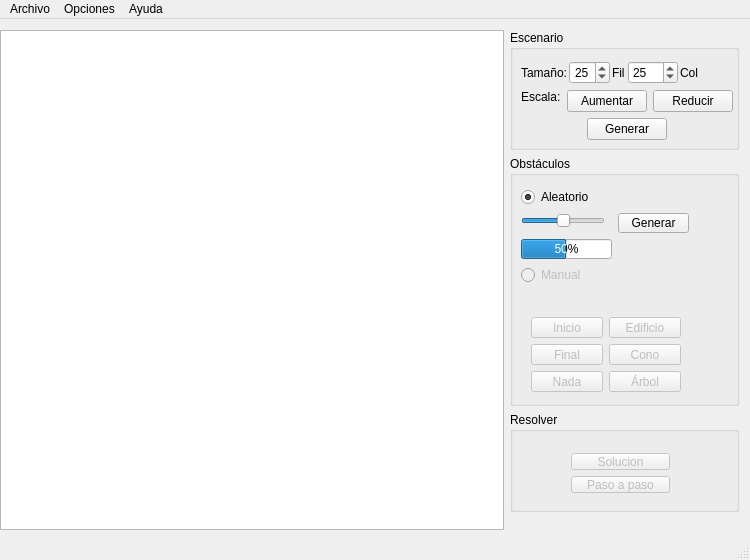
<?xml version="1.0" encoding="UTF-8"?>
<ui version="4.0">
 <class>MainWindow</class>
 <widget class="QMainWindow" name="MainWindow">
  <property name="geometry">
   <rect>
    <x>0</x>
    <y>0</y>
    <width>750</width>
    <height>560</height>
   </rect>
  </property>
  <property name="sizePolicy">
   <sizepolicy hsizetype="Fixed" vsizetype="Fixed">
    <horstretch>0</horstretch>
    <verstretch>0</verstretch>
   </sizepolicy>
  </property>
  <property name="minimumSize">
   <size>
    <width>750</width>
    <height>560</height>
   </size>
  </property>
  <property name="maximumSize">
   <size>
    <width>7500</width>
    <height>5600</height>
   </size>
  </property>
  <property name="windowTitle">
   <string>Inteligencia Artificial - Estrategias de Búsqueda</string>
  </property>
  <widget class="QWidget" name="centralWidget">
   <layout class="QHBoxLayout" name="horizontalLayout_2">
    <property name="leftMargin">
     <number>0</number>
    </property>
    <item>
     <widget class="QGraphicsView" name="gv_Mapa">
      <property name="sizePolicy">
       <sizepolicy hsizetype="Expanding" vsizetype="Expanding">
        <horstretch>0</horstretch>
        <verstretch>0</verstretch>
       </sizepolicy>
      </property>
      <property name="minimumSize">
       <size>
        <width>500</width>
        <height>500</height>
       </size>
      </property>
      <property name="interactive">
       <bool>false</bool>
      </property>
      <property name="sceneRect">
       <rectf>
        <x>0.000000000000000</x>
        <y>0.000000000000000</y>
        <width>0.000000000000000</width>
        <height>0.000000000000000</height>
       </rectf>
      </property>
      <property name="dragMode">
       <enum>QGraphicsView::NoDrag</enum>
      </property>
     </widget>
    </item>
    <item>
     <layout class="QFormLayout" name="form_Panel">
      <property name="fieldGrowthPolicy">
       <enum>QFormLayout::AllNonFixedFieldsGrow</enum>
      </property>
      <property name="leftMargin">
       <number>0</number>
      </property>
      <item row="1" column="0">
       <widget class="QGroupBox" name="group_Escenario">
        <property name="minimumSize">
         <size>
          <width>229</width>
          <height>120</height>
         </size>
        </property>
        <property name="maximumSize">
         <size>
          <width>16777215</width>
          <height>150</height>
         </size>
        </property>
        <property name="title">
         <string>Escenario</string>
        </property>
        <widget class="QWidget" name="verticalLayoutWidget_2">
         <property name="geometry">
          <rect>
           <x>0</x>
           <y>20</y>
           <width>279</width>
           <height>138</height>
          </rect>
         </property>
         <layout class="QVBoxLayout" name="verticalLayout_Escenario">
          <property name="sizeConstraint">
           <enum>QLayout::SetFixedSize</enum>
          </property>
          <item>
           <layout class="QHBoxLayout" name="horizontalLayout_Tamano">
            <property name="spacing">
             <number>2</number>
            </property>
            <item>
             <layout class="QHBoxLayout" name="horizontalLayout_FilCol">
              <property name="spacing">
               <number>2</number>
              </property>
              <property name="sizeConstraint">
               <enum>QLayout::SetMinimumSize</enum>
              </property>
              <item>
               <layout class="QHBoxLayout" name="horizontalLayout_Fil">
                <property name="spacing">
                 <number>2</number>
                </property>
                <property name="sizeConstraint">
                 <enum>QLayout::SetFixedSize</enum>
                </property>
                <item>
                 <widget class="QLabel" name="lbl_Tamano">
                  <property name="maximumSize">
                   <size>
                    <width>80</width>
                    <height>55</height>
                   </size>
                  </property>
                  <property name="text">
                   <string>Tamaño:</string>
                  </property>
                  <property name="alignment">
                   <set>Qt::AlignLeading|Qt::AlignLeft|Qt::AlignVCenter</set>
                  </property>
                 </widget>
                </item>
                <item>
                 <widget class="QSpinBox" name="spin_Filas">
                  <property name="maximumSize">
                   <size>
                    <width>50</width>
                    <height>27</height>
                   </size>
                  </property>
                  <property name="alignment">
                   <set>Qt::AlignCenter</set>
                  </property>
                  <property name="value">
                   <number>25</number>
                  </property>
                 </widget>
                </item>
                <item>
                 <widget class="QLabel" name="lbl_Fil">
                  <property name="maximumSize">
                   <size>
                    <width>60</width>
                    <height>27</height>
                   </size>
                  </property>
                  <property name="text">
                   <string>Fil</string>
                  </property>
                  <property name="alignment">
                   <set>Qt::AlignLeading|Qt::AlignLeft|Qt::AlignVCenter</set>
                  </property>
                 </widget>
                </item>
               </layout>
              </item>
              <item>
               <layout class="QHBoxLayout" name="horizontalLayout_Col">
                <property name="spacing">
                 <number>2</number>
                </property>
                <property name="sizeConstraint">
                 <enum>QLayout::SetFixedSize</enum>
                </property>
                <item>
                 <widget class="QSpinBox" name="spin_Columnas">
                  <property name="maximumSize">
                   <size>
                    <width>50</width>
                    <height>27</height>
                   </size>
                  </property>
                  <property name="value">
                   <number>25</number>
                  </property>
                 </widget>
                </item>
                <item>
                 <widget class="QLabel" name="lbl_Col">
                  <property name="maximumSize">
                   <size>
                    <width>60</width>
                    <height>27</height>
                   </size>
                  </property>
                  <property name="text">
                   <string>Col</string>
                  </property>
                  <property name="alignment">
                   <set>Qt::AlignLeading|Qt::AlignLeft|Qt::AlignVCenter</set>
                  </property>
                 </widget>
                </item>
               </layout>
              </item>
             </layout>
            </item>
           </layout>
          </item>
          <item>
           <layout class="QHBoxLayout" name="horizontalLayout_Escala">
            <item>
             <widget class="QLabel" name="lbl_Escala">
              <property name="text">
               <string>Escala:</string>
              </property>
              <property name="alignment">
               <set>Qt::AlignLeading|Qt::AlignLeft|Qt::AlignTop</set>
              </property>
             </widget>
            </item>
            <item>
             <widget class="QPushButton" name="btn_Aumentar">
              <property name="maximumSize">
               <size>
                <width>80</width>
                <height>27</height>
               </size>
              </property>
              <property name="text">
               <string>Aumentar</string>
              </property>
             </widget>
            </item>
            <item>
             <layout class="QVBoxLayout" name="verticalLayout_SetEscala">
              <item>
               <widget class="QPushButton" name="btn_Reducir">
                <property name="maximumSize">
                 <size>
                  <width>80</width>
                  <height>27</height>
                 </size>
                </property>
                <property name="text">
                 <string>Reducir</string>
                </property>
               </widget>
              </item>
             </layout>
            </item>
           </layout>
          </item>
          <item alignment="Qt::AlignHCenter">
           <widget class="QPushButton" name="btn_GenerarMapa">
            <property name="maximumSize">
             <size>
              <width>150</width>
              <height>16777215</height>
             </size>
            </property>
            <property name="text">
             <string>Generar</string>
            </property>
           </widget>
          </item>
         </layout>
        </widget>
       </widget>
      </item>
      <item row="2" column="0">
       <widget class="QGroupBox" name="group_Obstaculos">
        <property name="minimumSize">
         <size>
          <width>229</width>
          <height>250</height>
         </size>
        </property>
        <property name="maximumSize">
         <size>
          <width>229</width>
          <height>280</height>
         </size>
        </property>
        <property name="title">
         <string>Obstáculos</string>
        </property>
        <widget class="QWidget" name="layoutWidget">
         <property name="geometry">
          <rect>
           <x>10</x>
           <y>150</y>
           <width>172</width>
           <height>97</height>
          </rect>
         </property>
         <layout class="QHBoxLayout" name="horizontalLayout">
          <item>
           <layout class="QVBoxLayout" name="verticalLayout">
            <item>
             <widget class="QPushButton" name="btn_Inicio">
              <property name="enabled">
               <bool>false</bool>
              </property>
              <property name="minimumSize">
               <size>
                <width>50</width>
                <height>0</height>
               </size>
              </property>
              <property name="maximumSize">
               <size>
                <width>80</width>
                <height>16777215</height>
               </size>
              </property>
              <property name="styleSheet">
               <string notr="true"/>
              </property>
              <property name="text">
               <string>Inicio</string>
              </property>
              <property name="checkable">
               <bool>true</bool>
              </property>
             </widget>
            </item>
            <item>
             <widget class="QPushButton" name="btn_Final">
              <property name="enabled">
               <bool>false</bool>
              </property>
              <property name="maximumSize">
               <size>
                <width>80</width>
                <height>27</height>
               </size>
              </property>
              <property name="text">
               <string>Final</string>
              </property>
              <property name="checkable">
               <bool>true</bool>
              </property>
             </widget>
            </item>
            <item>
             <widget class="QPushButton" name="btn_Nada">
              <property name="enabled">
               <bool>false</bool>
              </property>
              <property name="maximumSize">
               <size>
                <width>80</width>
                <height>16777215</height>
               </size>
              </property>
              <property name="text">
               <string>Nada</string>
              </property>
              <property name="checkable">
               <bool>true</bool>
              </property>
              <property name="checked">
               <bool>false</bool>
              </property>
             </widget>
            </item>
           </layout>
          </item>
          <item>
           <layout class="QVBoxLayout" name="verticalLayout_2">
            <item>
             <widget class="QPushButton" name="btn_Edificio">
              <property name="enabled">
               <bool>false</bool>
              </property>
              <property name="maximumSize">
               <size>
                <width>80</width>
                <height>16777215</height>
               </size>
              </property>
              <property name="text">
               <string>Edificio</string>
              </property>
              <property name="checkable">
               <bool>true</bool>
              </property>
             </widget>
            </item>
            <item>
             <widget class="QPushButton" name="btn_Cono">
              <property name="enabled">
               <bool>false</bool>
              </property>
              <property name="maximumSize">
               <size>
                <width>80</width>
                <height>16777215</height>
               </size>
              </property>
              <property name="text">
               <string>Cono</string>
              </property>
              <property name="checkable">
               <bool>true</bool>
              </property>
             </widget>
            </item>
            <item>
             <widget class="QPushButton" name="btn_Arbol">
              <property name="enabled">
               <bool>false</bool>
              </property>
              <property name="maximumSize">
               <size>
                <width>80</width>
                <height>16777215</height>
               </size>
              </property>
              <property name="text">
               <string>Árbol</string>
              </property>
              <property name="checkable">
               <bool>true</bool>
              </property>
              <property name="checked">
               <bool>false</bool>
              </property>
             </widget>
            </item>
           </layout>
          </item>
         </layout>
        </widget>
        <widget class="QWidget" name="layoutWidget">
         <property name="geometry">
          <rect>
           <x>0</x>
           <y>20</y>
           <width>190</width>
           <height>120</height>
          </rect>
         </property>
         <layout class="QVBoxLayout" name="verticalLayout_4">
          <item>
           <layout class="QFormLayout" name="formLayout">
            <item row="0" column="0">
             <widget class="QRadioButton" name="btn_Aleatorio">
              <property name="enabled">
               <bool>true</bool>
              </property>
              <property name="text">
               <string>Aleatorio</string>
              </property>
              <property name="checked">
               <bool>true</bool>
              </property>
             </widget>
            </item>
            <item row="1" column="0">
             <widget class="QSlider" name="slider_Aleatorio">
              <property name="sizePolicy">
               <sizepolicy hsizetype="Expanding" vsizetype="Fixed">
                <horstretch>0</horstretch>
                <verstretch>0</verstretch>
               </sizepolicy>
              </property>
              <property name="maximumSize">
               <size>
                <width>200</width>
                <height>16777215</height>
               </size>
              </property>
              <property name="maximum">
               <number>100</number>
              </property>
              <property name="value">
               <number>50</number>
              </property>
              <property name="orientation">
               <enum>Qt::Horizontal</enum>
              </property>
             </widget>
            </item>
            <item row="1" column="1">
             <widget class="QPushButton" name="btn_GenerarAleatorio">
              <property name="maximumSize">
               <size>
                <width>200</width>
                <height>27</height>
               </size>
              </property>
              <property name="text">
               <string>Generar</string>
              </property>
             </widget>
            </item>
            <item row="2" column="0">
             <widget class="QProgressBar" name="progress_Aleatorio">
              <property name="sizePolicy">
               <sizepolicy hsizetype="Expanding" vsizetype="Fixed">
                <horstretch>0</horstretch>
                <verstretch>0</verstretch>
               </sizepolicy>
              </property>
              <property name="maximumSize">
               <size>
                <width>200</width>
                <height>16777215</height>
               </size>
              </property>
              <property name="value">
               <number>50</number>
              </property>
             </widget>
            </item>
           </layout>
          </item>
          <item>
           <widget class="QRadioButton" name="btn_Manual">
            <property name="enabled">
             <bool>false</bool>
            </property>
            <property name="text">
             <string>Manual</string>
            </property>
            <property name="checked">
             <bool>false</bool>
            </property>
           </widget>
          </item>
         </layout>
        </widget>
       </widget>
      </item>
      <item row="3" column="0">
       <widget class="QGroupBox" name="group_Resolver">
        <property name="minimumSize">
         <size>
          <width>229</width>
          <height>100</height>
         </size>
        </property>
        <property name="title">
         <string>Resolver</string>
        </property>
        <widget class="QWidget" name="layoutWidget">
         <property name="geometry">
          <rect>
           <x>50</x>
           <y>30</y>
           <width>121</width>
           <height>62</height>
          </rect>
         </property>
         <layout class="QVBoxLayout" name="verticalLayout_3">
          <item>
           <widget class="QPushButton" name="btn_Solucion">
            <property name="enabled">
             <bool>false</bool>
            </property>
            <property name="maximumSize">
             <size>
              <width>140</width>
              <height>16777215</height>
             </size>
            </property>
            <property name="text">
             <string>Solucion</string>
            </property>
            <property name="checkable">
             <bool>false</bool>
            </property>
            <property name="autoDefault">
             <bool>false</bool>
            </property>
            <property name="default">
             <bool>false</bool>
            </property>
            <property name="flat">
             <bool>false</bool>
            </property>
           </widget>
          </item>
          <item>
           <widget class="QPushButton" name="btn_Paso">
            <property name="enabled">
             <bool>false</bool>
            </property>
            <property name="maximumSize">
             <size>
              <width>140</width>
              <height>16777215</height>
             </size>
            </property>
            <property name="text">
             <string>Paso a paso</string>
            </property>
           </widget>
          </item>
         </layout>
        </widget>
       </widget>
      </item>
     </layout>
    </item>
   </layout>
  </widget>
  <widget class="QMenuBar" name="menuBar">
   <property name="geometry">
    <rect>
     <x>0</x>
     <y>0</y>
     <width>750</width>
     <height>25</height>
    </rect>
   </property>
   <widget class="QMenu" name="menu_Opciones">
    <property name="title">
     <string>Opciones</string>
    </property>
   </widget>
   <widget class="QMenu" name="menu_Ayuda">
    <property name="title">
     <string>Ayuda</string>
    </property>
    <addaction name="action_Ayuda"/>
    <addaction name="action_Acerca_de"/>
   </widget>
   <widget class="QMenu" name="menu_Archivo">
    <property name="title">
     <string>Archivo</string>
    </property>
    <addaction name="action_Nuevo"/>
    <addaction name="action_Abrir"/>
    <addaction name="separator"/>
    <addaction name="action_Guardar"/>
    <addaction name="action_Guardar_como"/>
    <addaction name="separator"/>
    <addaction name="action_Salir"/>
   </widget>
   <addaction name="menu_Archivo"/>
   <addaction name="menu_Opciones"/>
   <addaction name="menu_Ayuda"/>
  </widget>
  <widget class="QStatusBar" name="statusBar"/>
  <action name="action_Ayuda">
   <property name="text">
    <string>Ayuda</string>
   </property>
  </action>
  <action name="action_Acerca_de">
   <property name="text">
    <string>Acerca de</string>
   </property>
  </action>
  <action name="action_Guardar_como">
   <property name="text">
    <string>Guardar como</string>
   </property>
  </action>
  <action name="action_Salir">
   <property name="text">
    <string>Salir</string>
   </property>
  </action>
  <action name="action_Guardar">
   <property name="text">
    <string>Guardar</string>
   </property>
  </action>
  <action name="action_Abrir">
   <property name="text">
    <string>Abrir</string>
   </property>
  </action>
  <action name="action_Nuevo">
   <property name="text">
    <string>Nuevo</string>
   </property>
  </action>
 </widget>
 <layoutdefault spacing="6" margin="11"/>
 <resources/>
 <connections/>
</ui>
